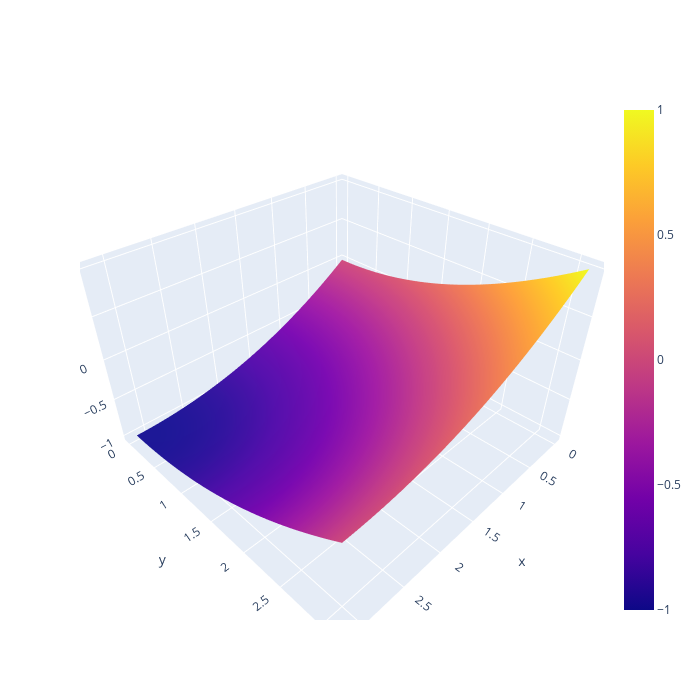

Notebook code cell kept with this figure:
### Code cell
def get_positive_score(angle):
  return np.arccos(-np.cos(angle)) ** 2 / (np.pi ** 2)

def get_negative_score(angle):
  return -(np.arccos(np.cos(angle)) ** 2) / (np.pi ** 2) + 1
  
plot(get_positive_score(pa.reshape(1, -1)) - get_negative_score(pb.reshape(-1, 1)))
